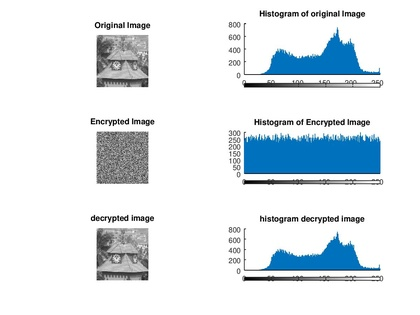
%> input picture iiest.jpg, 420 x 315 px, shrunk from 1200 x 900 before the run
$ octave correlation.m   (GNU Octave 9; MATLAB toolbox functions it lacks are replaced by stand-ins)
%> lines starting %> are read from the running program, lines starting %| are printed output that depends on the picture
%%%%%%%%%%%%%%%%%%%ORIGINAL IMAGE CORRELATION%%%%%%%%%%%%%%%%%%%%%%%%%
clc;
clear all;
pkg load image;
original=imread('iiest.jpg');
%> original is the input picture: size 315x420x3 uint8; mean R, G, B 224.3, 231.8, 236.7
rgb=rgb2gray(original);
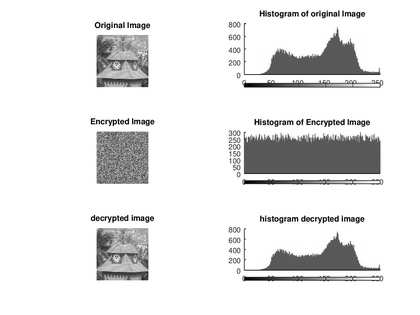
%> rgb: size 315x420 uint8; min 0, max 255, mean 230.1
[row,col]=size(rgb);
%> row = 315; col = 420
total_length=row*col;
%> total_length = 132300
%%%%%%%%%%%%%%%%%%%%%%%%%%%%%%%%%%%%%%%%%%%%%%%%%%%%%%%%%%%%%%%%%%%%%%
%%%%%%%%%%%%%%%%%%%%VERTICAL CORRELATION%%%%%%%%%%%%%%%%%%%%%%%%%%%%%%
%%%%%%%%%%%%%%%%%%%%%%%%%%%%%%%%%%%%%%%%%%%%%%%%%%%%%%%%%%%%%%%%%%%%%%
x=zeros(1,(row*col)/2);
y=zeros(1,(row*col)/2);
k=0;
l=0;
for j=1:1:col
    for i=1:1:row
        if(mod(j,2)==0)
            k=k+1;
            x(1,k)=rgb(i,j);
        else
            l=l+1;
            y(1,l)=rgb(i,j);
        end
    end
end
%> after the loop, k = 66150; l = 66150
figure
subplot(2,2,1)
scatter(x,y,2)
title('Vertical Correlation of original iiest Image ');
xlabel('(a)')

original=imread('iiest.jpg');
rgb=rgb2gray(original);
[row,col]=size(rgb);
total_length=row*col;
%%%%%%%%%%%%%%%%%%%%%%%%%%%%%%%%%%%%%%%%%%%%%%%%%%%%%%%%%%%%%%%%%%%%%%%
%%%%%%%%%%%%%%%%%HORIZONTAL CORRELATION%%%%%%%%%%%%%%%%%%%%%%%%%%%%%%%%
%%%%%%%%%%%%%%%%%%%%%%%%%%%%%%%%%%%%%%%%%%%%%%%%%%%%%%%%%%%%%%%%%%%%%%%
x=zeros(1,(row*col)/2);
y=zeros(1,(row*col)/2);
k=0;
l=0;
for i=1:1:row
    for j=1:1:col
        if(mod(i,2)==0)
            k=k+1;
            x(1,k)=rgb(i,j);
        else
            l=l+1;
            y(1,l)=rgb(i,j);
        end
    end
end
%> after the loop, k = 65940; l = 66360
subplot(2,2,2)
scatter(x,y,2)
%> (this line was passed over: scatter is not available in this run)
title('Horizontal Correlation of original iiest Image');
xlabel('(b)')

%%%%%%%%%%%%%%%%%%%%%%%%%%%%%%%ENCRYPTED IMAGE CORRELATION%%%%%%%%%%%%%%%%

original=imread('encrypted_image.jpg');
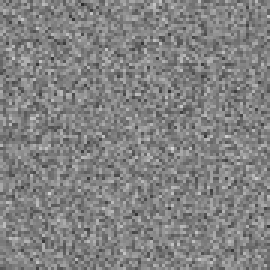
%> input picture encrypted_image.jpg, 90 x 90 px, shrunk from 256 x 256 before the run (shown 3 times larger)
%> original is the input picture: size 90x90 uint8; min 43, max 213, mean 129.8
rgb=original;
[row,col]=size(rgb);
%> row = 90; col = 90
total_length=row*col;
%> total_length = 8100
%%%%%%%%%%%%%%%%%%%%%%%%%%%%%%%%%%%%%%%%%%%%%%%%%%%%%%%%%%%%%%%%%%%%%%
%%%%%%%%%%%%%%%%%%%%VERTICAL CORRELATION%%%%%%%%%%%%%%%%%%%%%%%%%%%%%%
%%%%%%%%%%%%%%%%%%%%%%%%%%%%%%%%%%%%%%%%%%%%%%%%%%%%%%%%%%%%%%%%%%%%%%
x=zeros(1,(row*col)/2);
y=zeros(1,(row*col)/2);
k=0;
l=0;
for j=1:1:col
    for i=1:1:row
        if(mod(j,2)==0)
            k=k+1;
            x(1,k)=rgb(i,j);
        else
            l=l+1;
            y(1,l)=rgb(i,j);
        end
    end
end
%> after the loop, k = 4050; l = 4050; x = 4050 values, max 213 at index 2570, min 43 at index 1172, mean 130.1; y = 4050 values, max 208 at index 785, min 53 at index 1087, mean 129.6
subplot(2,2,3)
scatter(x,y,2)
title('Vertical Correlation of Encrypted iiest Image');
xlabel('(c)')

original=imread('encrypted_image.jpg');
rgb=original;
[row,col]=size(rgb);
total_length=row*col;
%%%%%%%%%%%%%%%%%%%%%%%%%%%%%%%%%%%%%%%%%%%%%%%%%%%%%%%%%%%%%%%%%%%%%%%
%%%%%%%%%%%%%%%%%HORIZONTAL CORRELATION%%%%%%%%%%%%%%%%%%%%%%%%%%%%%%%%
%%%%%%%%%%%%%%%%%%%%%%%%%%%%%%%%%%%%%%%%%%%%%%%%%%%%%%%%%%%%%%%%%%%%%%%
x=zeros(1,(row*col)/2);
y=zeros(1,(row*col)/2);
k=0;
l=0;
for i=1:1:row
    for j=1:1:col
        if(mod(i,2)==0)
            k=k+1;
            x(1,k)=rgb(i,j);
        else
            l=l+1;
            y(1,l)=rgb(i,j);
        end
    end
end
%> after the loop, x = 4050 values, max 213 at index 2218, min 43 at index 28, mean 129.8; y = 4050 values, max 208 at index 2897, min 53 at index 295, mean 129.8
subplot(2,2,4)
scatter(x,y,2)
xlabel('(d)')
title('Horizontal Correlation of Encrypted iiest Image');
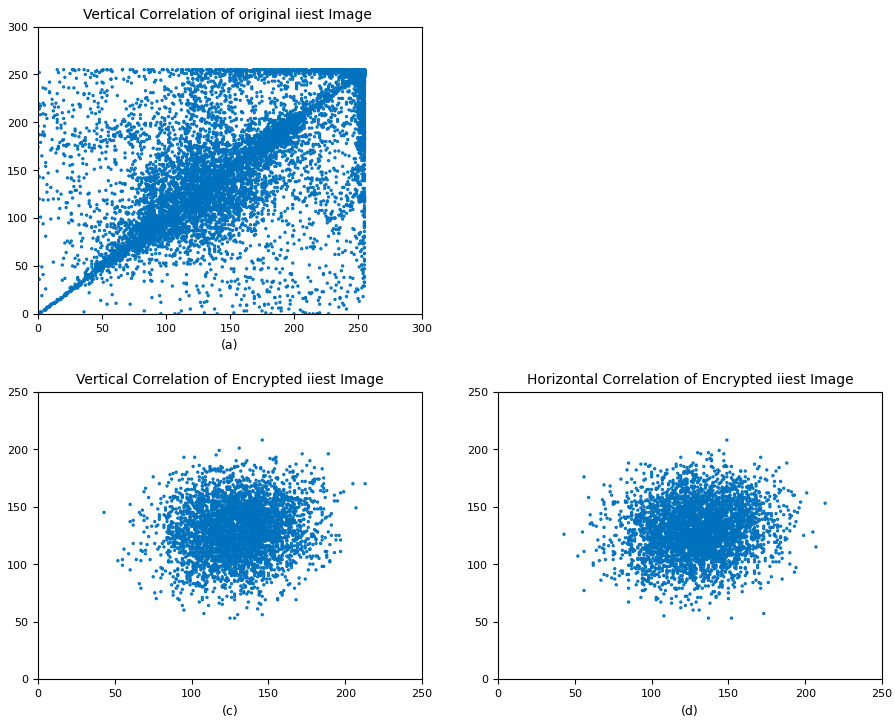
%> figure redrawn from the program's plot data, 3 panels
